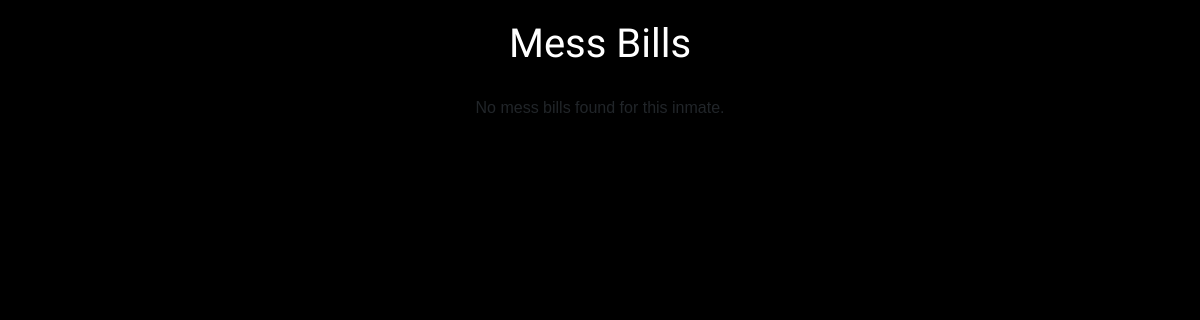
Before: /mess_bill (signed in) with the older database file.
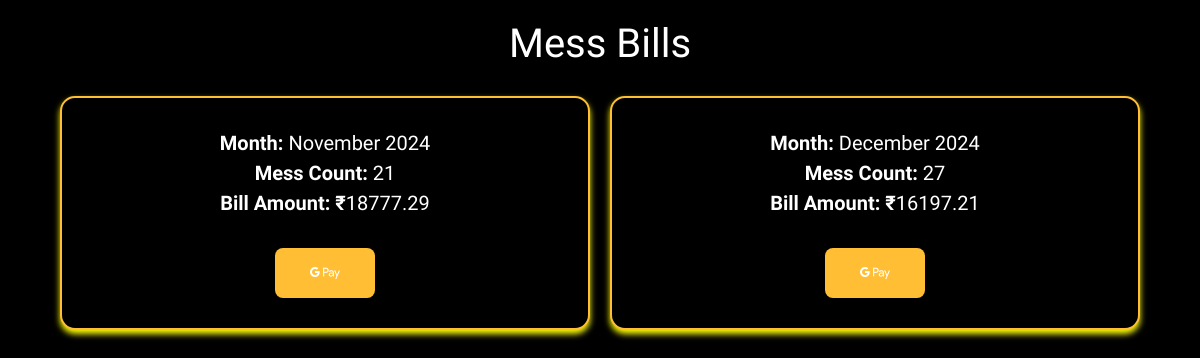
After: the same page with the newer database file.
### mess/models.py (models this page shows)
class Mess_Bill(models.Model):
    inmate = models.ForeignKey(Inmate,on_delete=models.CASCADE)
    month = models.DateField()
    mess_count = models.IntegerField()
    bill_amount = models.DecimalField(max_digits=10,decimal_places=2)

### mess/views.py (the view)
# urls.py: path('mess_bill',mess_bill_view,name='mess_bill'),
@login_required
def mess_bill_view(request):
    inmate = request.user.inmate
    mess_bills = Mess_Bill.objects.filter(inmate=inmate)
    return render(request,'mess_bill.html',{'mess_bills':mess_bills})

### mess/templates/mess_bill.html (shortened to what this page needs)
<!DOCTYPE html>
<html lang="en">
<head>
    <link rel="stylesheet" href="https://cdnjs.cloudflare.com/ajax/libs/font-awesome/6.0.0-beta3/css/all.min.css">
    <link href="https://cdn.jsdelivr.net/npm/bootstrap@5.3.0/dist/css/bootstrap.min.css" rel="stylesheet">
</head>
<body>
    <h1>Mess Bills</h1>
    <div class="container">
        {% if mess_bills %}
            {% for bill in mess_bills %}
                <div class="billboard">
                    <strong>Month:</strong> {{ bill.month|date:"F Y" }}<br>
                    <strong>Mess Count:</strong> {{ bill.mess_count }}<br>
                    <strong>Bill Amount: ₹</strong>{{ bill.bill_amount }}<br><br>
                    <a href={% url "create_payment" bill.id %}><i  class="fa-brands fa-google-pay"></i></a>
                </div>
            {% endfor %}
        {% else %}
            <p>No mess bills found for this inmate.</p>
        {% endif %}
    </div>
</body>
</html>

Changed rows visible on the page:
added Mess_Bill: month "November 2024", mess_count "21", bill_amount "18777.29"
added Mess_Bill: month "December 2024", mess_count "27", bill_amount "16197.21"
Other visible differences:
text no longer shown: "No mess bills found for this inmate."
